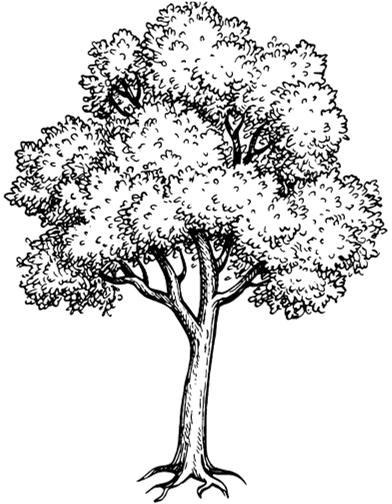
#> input picture src/assets/brand/tree.png, 392 x 504 px
$ python trace.py
#> lines starting #> are read from the running program, lines starting #| are printed output that depends on the picture; after the words box and inside, x2 and y2 are one past the last pixel; in counts of white or black regions, pixels touching at a corner belong together
"""Trace the tree PNG into a vector SVG.

The source drawing is small (392x504), so tracing it directly gives blocky
edges. Instead: build an ink-coverage map, upscale 8x, blur slightly to melt
the pixel staircase, threshold, then let potrace fit smooth curves.

    python3 scripts/brand-kit/trace.py [threshold] [blur]
"""
import subprocess
import sys
from pathlib import Path

from PIL import Image, ImageChops, ImageFilter

SRC = Path(__file__).resolve().parent
TREE = SRC.parents[1] / "src/assets/brand/tree.png"
SCALE = 8

threshold = float(sys.argv[1]) if len(sys.argv) > 1 else 0.45
blur = float(sys.argv[2]) if len(sys.argv) > 2 else 1.2

im = Image.open(TREE).convert("RGBA")
#> im is the input picture: PIL image 392x504 RGBA; mean R, G, B, A 0, 0, 0, 38.9
# ink = alpha x darkness, so semi-transparent anti-aliased edges count partially
dark = Image.eval(im.convert("L"), lambda v: 255 - v)
#> dark: PIL image 392x504 L; every value is 255
ink = ImageChops.multiply(dark, im.getchannel("A"))
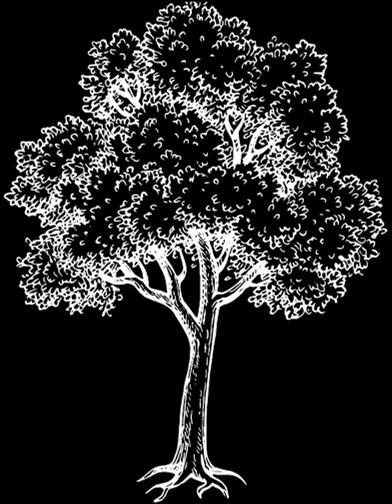
#> ink: PIL image 392x504 L; min 0, max 255, mean 38.9
big = ink.resize((im.width * SCALE, im.height * SCALE), Image.LANCZOS)
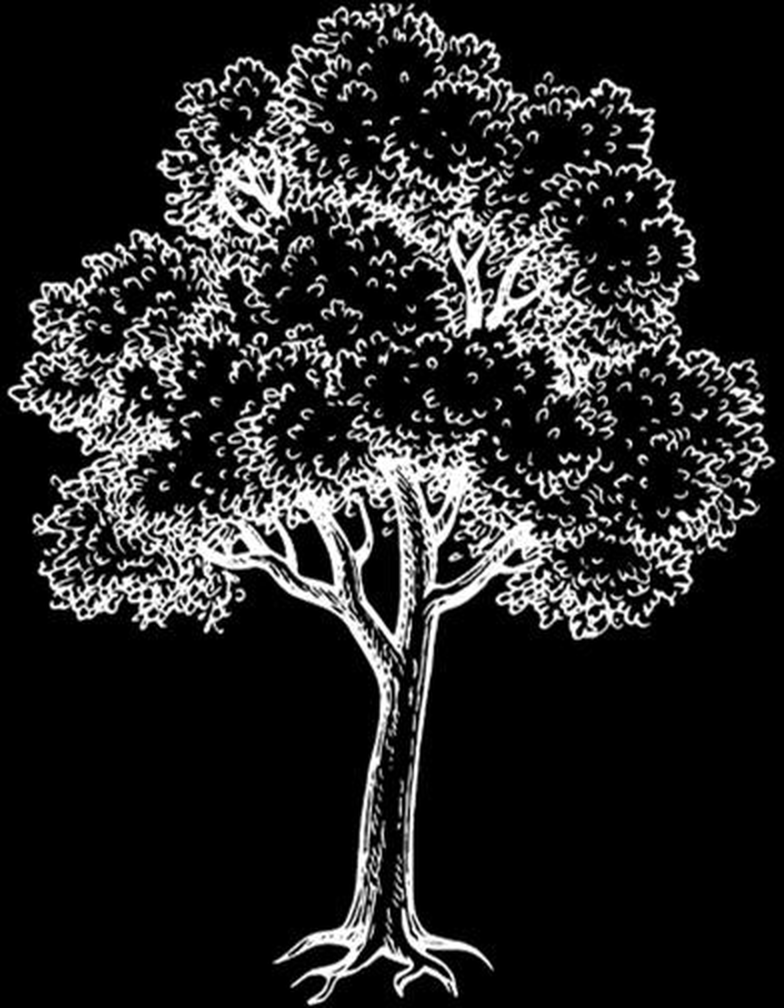
#> big: PIL image 3136x4032 L (shown at 1/4 size); min 0, max 255, mean 39.1
big = big.filter(ImageFilter.GaussianBlur(blur))
cut = round(threshold * 255)
# potrace traces black: ink above the cut becomes black (0)
bitmap = big.point(lambda v: 0 if v >= cut else 255).convert("1")
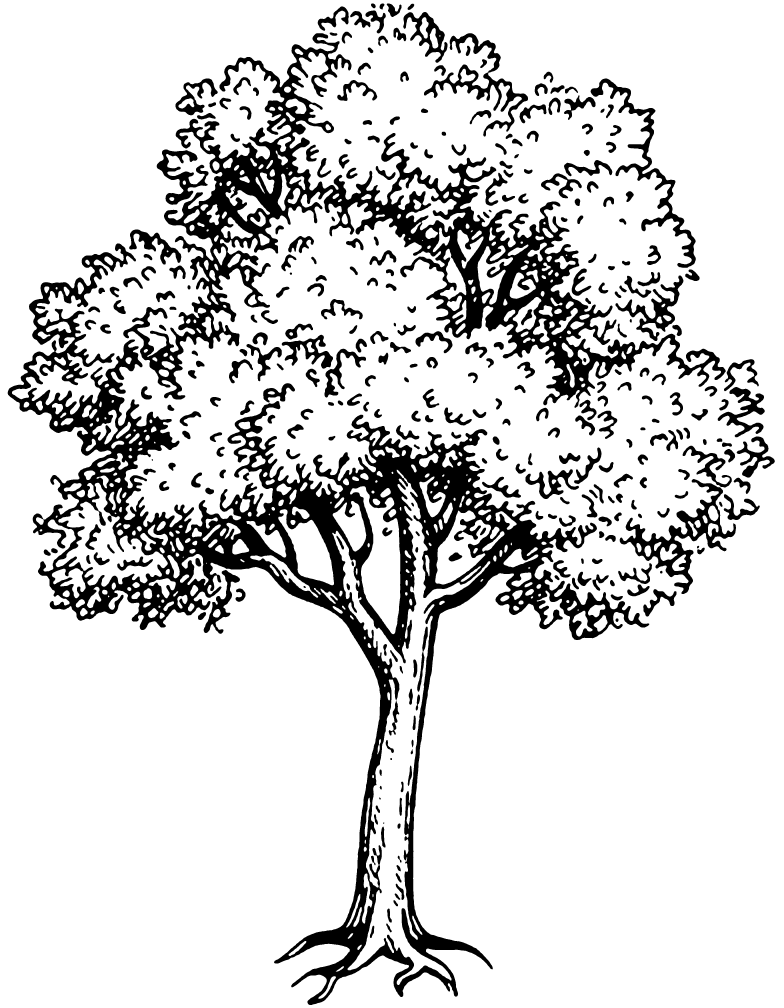
#> bitmap: PIL image 3136x4032 1 (shown at 1/4 size); 83.8% white; 342 black regions, largest, box (x1, y1, x2, y2) and area: (31, 974, 2597, 4020) 944975, (493, 133, 2903, 1632) 548843, (2479, 1916, 2944, 2376) 43366
pbm = SRC / "tree-trace.pbm"
bitmap.save(pbm)

out = SRC / "tree.svg"
subprocess.run(
    ["potrace", str(pbm), "-s", "-o", str(out),
     "--turdsize", "6", "--alphamax", "1.0", "--opttolerance", "0.2",
     "--resolution", "72", "--flat"],
    check=True,
)
#> (this line was passed over: subprocess is not available in this run)
pbm.unlink()
#> (the run stopped early here; a loop or call above may not have finished)
